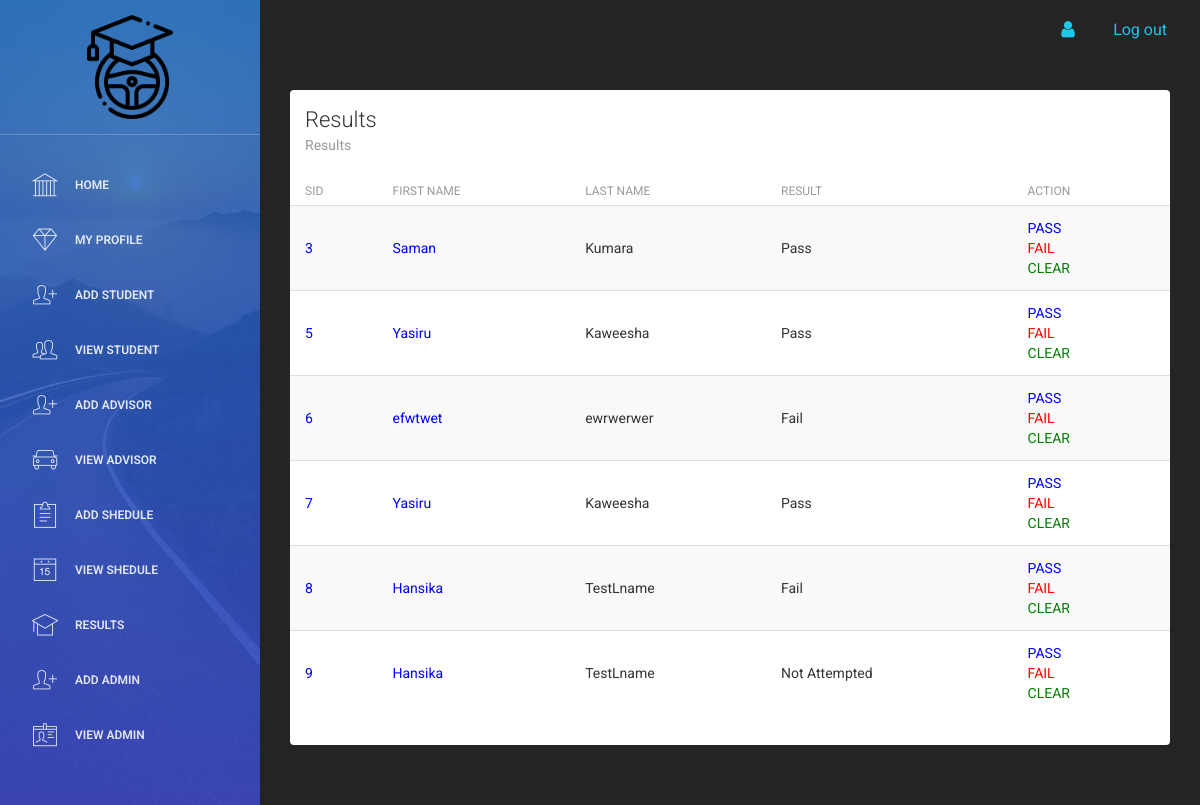
The page /Employee/results.php (signed in) on the database its author committed.
### tables this page shows
CREATE TABLE `student` (
  `sid` int(11) NOT NULL,
  `fname` varchar(20) DEFAULT NULL,
  `lname` varchar(20) DEFAULT NULL,
  `dob` varchar(20) DEFAULT NULL,
  `gender` varchar(10) NOT NULL,
  `email` varchar(20) DEFAULT NULL,
  `tp` varchar(20) DEFAULT NULL,
  `address` varchar(20) DEFAULT NULL,
  `nic` varchar(20) DEFAULT NULL,
  `password` varchar(20) NOT NULL,
  `package` varchar(20) NOT NULL,
  `group1` varchar(20) NOT NULL,
  `exam` varchar(20) NOT NULL
);

### Employee/results.php (the view, shortened to what this page needs)
<?php
include 'header.php';
include 'connection.php';
$res=mysqli_query($link,"SELECT * FROM student");
?>
<div class="content">
            <div class="container-fluid">
                <div class="row">
                    <div class="col-md-12">
                        <div class="card">
                            <div class="header">
                                <h4 class="title">Results</h4>
                                <p class="category">Results</p>
                            </div>
                            <div class="content table-responsive table-full-width">
                                <table class="table table-hover table-striped">
                                    <thead>
                                        <th>SID</th>
                                    	<th>First Name</th>
                                    	<th>Last Name</th>
                                        <th>Result</th>
                                        <th>Action</th>
                                    </thead>
                                    <tbody>
                                    <?php
                                    while($row=mysqli_fetch_array($res))
                                     {
                                       echo "<tr>";
                                            echo "<td>"; ?> <a href="edit_student.php?id=<?php echo $row["sid"]; ?>"style="color: Blue;"><?php echo  $row["sid"];  ?></a> <?php   echo "</td>";
                                        	echo "<td>"; ?> <a href="edit_student.php?id=<?php echo $row["sid"]; ?>"style="color: Blue;"><?php echo  $row["fname"];  ?></a> <?php   echo "</td>";
                                        	echo "<td>"; echo $row["lname"]; echo "</td>";
                                            echo "<td>"; echo $row["exam"]; echo "</td>";
                                            echo "<td>"; ?> <a href="results_pass.php?id=<?php echo $row["sid"]; ?>"style="color: Blue;"><?php echo  "<div class='pass'>PASS</div>";  ?></a> <a href="results_fail.php?id=<?php echo $row["sid"]; ?>"style="color: RED;"><?php echo  "<div class='fail'>FAIL</div>";  ?></a> <a href="results_clear.php?id=<?php echo $row["sid"]; ?>"style="color: GREEN;"><?php echo  "<div class='clear'>CLEAR</div>";  ?></a> <?php   echo "</td>";
                                       echo "</tr>";
                                     }
                                        ?>
                                    </tbody>
                                </table>
                            </div>
                        </div>
                    </div>
                </div>
            </div>
        </div>
<?php
include 'footer.php';
?>

### Employee/header.php (shortened to what this page needs)
<!doctype html>
<html lang="en">
<head>
    <link href="assets/css/bootstrap.min.css" rel="stylesheet" />
    <link href="assets/css/animate.min.css" rel="stylesheet"/>
    <link href="assets/css/light-bootstrap-dashboard.css?v=1.4.0" rel="stylesheet"/>
    <link href="assets/css/main.css" rel="stylesheet" />
    <link href="assets/css/demo.css" rel="stylesheet" />
    <link href="http://maxcdn.bootstrapcdn.com/font-awesome/4.2.0/css/font-awesome.min.css" rel="stylesheet">
    <link href="assets/css/pe-icon-7-stroke.css" rel="stylesheet" />
</head>
<body class="back-custom ">
<div class="wrapper">
    <div class="sidebar" data-color="blue" data-image="assets/img/dashimage1.jpg">
    	<div class="sidebar-wrapper">
            <div class="logo">
                <a href="index.php" class="simple-text">
                  <img src="assets/img/logo1.png" width="45%">
                </a>
            </div>
            <ul class="nav">
            <?php
                if($_SESSION['role']=="Admin"){
                ?>
                <li>
                    <a href="index.php">
                        <i class="pe-7s-culture"></i>
                        <p>HOME</p>
                    </a>
                </li>
                <?php
                }
                ?>
                <li>
                    <a href="my_account.php">
                        <i class="pe-7s-diamond"></i>
                        <p>MY PROFILE</p>
                    </a>
                </li>
                <?php
                if($_SESSION['role']=="Admin"){
                ?>
                <li>
                    <a href="add_users.php">
                        <i class="pe-7s-add-user"></i>
                        <p>Add Student</p>
                    </a>
                </li>
                <li>
                    <a href="view_student.php">
                        <i class="pe-7s-users"></i>
                        <p>View Student</p>
                    </a>
                </li>
                <li>
                    <a href="add advisor.php">
                        <i class="pe-7s-add-user"></i>
                        <p>Add Advisor</p>
                    </a>
                </li>
                <li>
                    <a href="view_advisor.php">
                        <i class="pe-7s-car"></i>
                        <p>View Advisor</p>
                    </a>
                </li>
                <?php
                }
                ?>
                <li>
                    <a href="add_sh.php">
                        <i class="pe-7s-note2"></i>
                        <p>Add Shedule</p>
                    </a>
                </li>
                <li>
                    <a href="view_sh.php">
                        <i class="pe-7s-date"></i>
                        <p>View Shedule</p>
                    </a>
                </li>
                <li>
                    <a href="results.php">
                        <i class="pe-7s-study"></i>
                        <p>Results</p>
                    </a>
                </li>
                <?php
                if($_SESSION['role']=="Admin"){
                ?>
                <li>
                    <a href="add admin.php">
                        <i class="pe-7s-add-user"></i>
                        <p>Add admin</p>
                    </a>
                </li>
                <li>
                    <a href="view_admin.php">
                        <i class="pe-7s-id"></i>
                        <p>View admin</p>
                    </a>
                </li>
                <?php
                }
                ?>
            </ul>
    	</div>
    </div>
    <div class="main-panel">
		<nav class="navbar navbar-custom navbar-fixed">
            <div class="container-fluid">
                <div class="collapse navbar-collapse">
                    <ul class="nav navbar-nav navbar-right">
                        <li>
                        <a href="my_account.php">
                                <i class="fa fa-user"></i>
                            </a>
                        </li>
                        <li>
                            <a href="logout.php">
                                <p>Log out</p>
                            </a>
                        </li>
                    </ul>
                </div>
            </div>
        </nav>

### Employee/footer.php (shortened to what this page needs)
</div>
</div>
</body>
        </body>
</html>

### Employee/header.php (style rules this page uses)
.navbar-custom { background-color: #242424; }
.back-custom { background-color: #242424; }

### rows shown on the page
student: sid "3", fname "Saman", lname "Kumara", exam "Pass"
student: sid "5", fname "Yasiru", lname "Kaweesha", exam "Pass"
student: sid "6", fname "efwtwet", lname "ewrwerwer", exam "Fail"
student: sid "7", fname "Yasiru", lname "Kaweesha", exam "Pass"
student: sid "8", fname "Hansika", lname "TestLname", exam "Fail"
student: sid "9", fname "Hansika", lname "TestLname", exam "Not Attempted"
